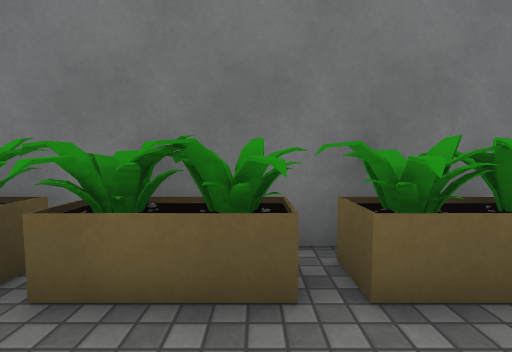
[1] (above)

12 first-person views from a walk through a 3-D level made in the Unity game engine. The camera is 1.2 m above the floor, tilts 4° down and sees 85° across. The floor is counted in squares, 1 m on a side. Each view is taken from the middle of a square. On the plan, view 1 faces up. The plan holds only what a view shows up to about 13 squares ahead; the rest is blank. The place goes on beyond the plan. The player character is not drawn. Door leaves are left out, so doorways stand open. Surface patterns are stand-ins for the level's own textures.

[2]
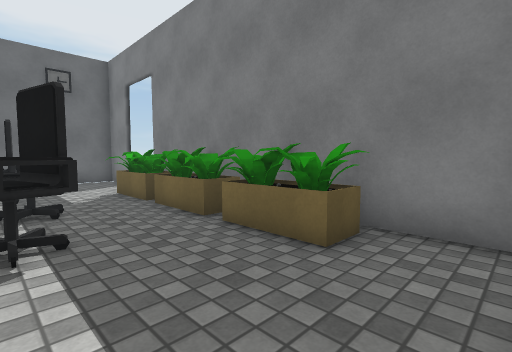

[3]
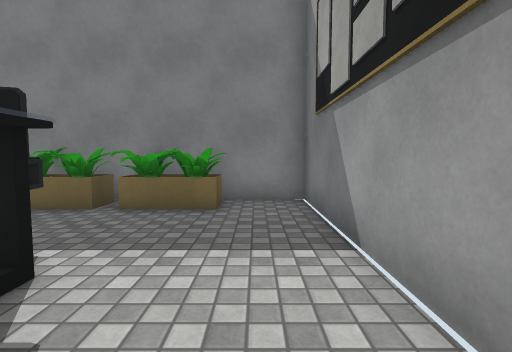

[4]
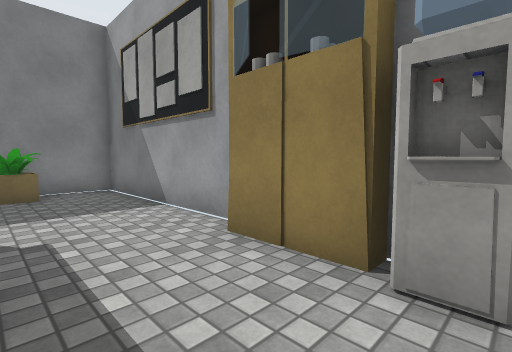

[5]
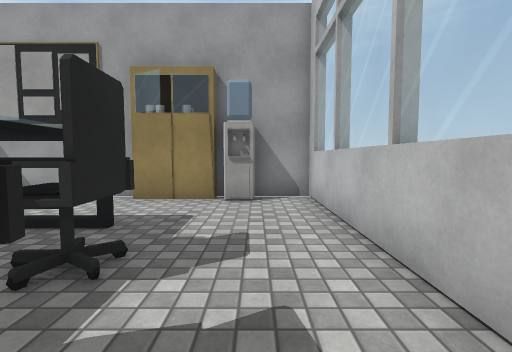

[6]
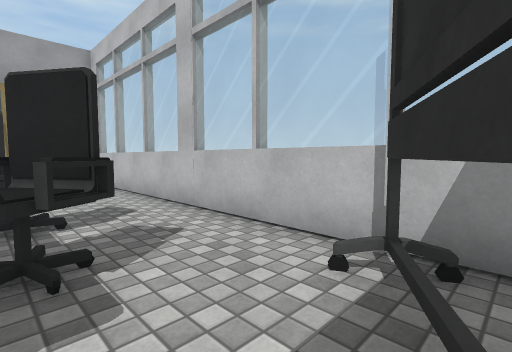

[7]
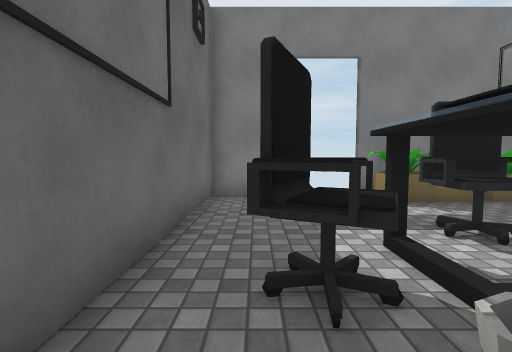

[8]
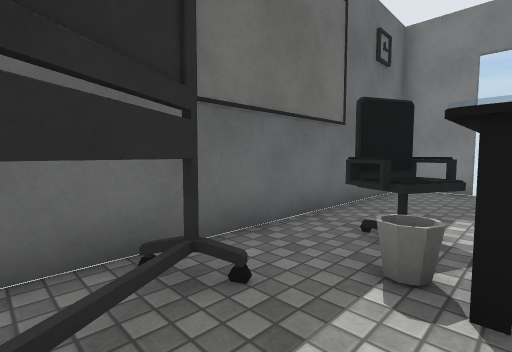

[9]
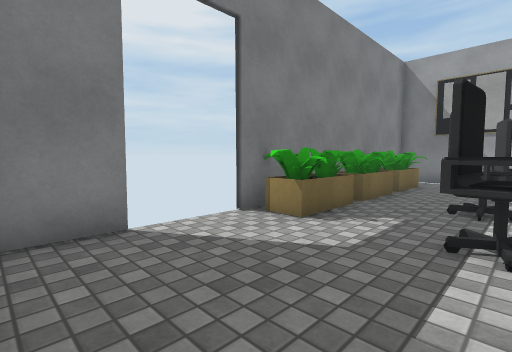

[10]
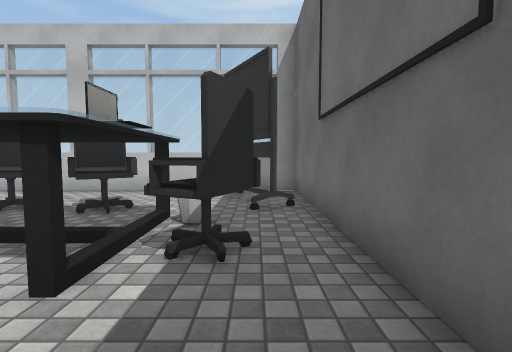

[11]
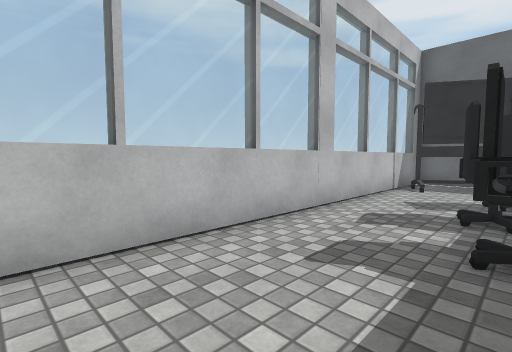

[12]
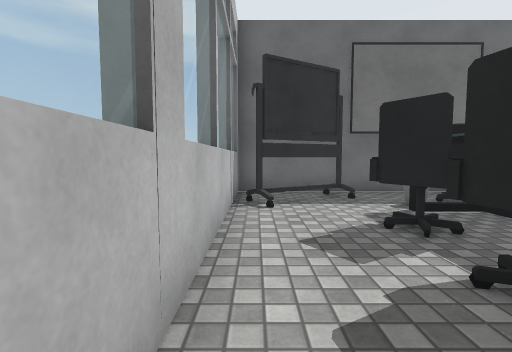

### Floor plan
Key: @ floor where view 1 was taken; # wall or solid block; . floor; D open door; = window, fence, low wall or low ledge; ^ raised ledge; P plant; C chair; T thing the floor can be seen under or through; L laptop.
Columns run from 10 left of view 1 to 6 right of it. Each row starts with its distance up from view 1.
  4 ###DDD###########
  3 #.....PPPPPPPP..#
  2 #.....PP.PP.P...#
  1 #...............#
  0 #....C..CC@C....#
 -1 #...=CC^CCCC^...#
 -2 #..C=       ^...#
 -3 #.CCL^      ^...#
 -4 #..#=^    ^ ^..##
 -5 #....CCCC.C....#
 -6 #.T..C.CC......#
 -7 #..T...........##
 -8 #..#............#
 -9 #################

Positions as (right, up) in squares from view 1, and headings:
1: (0, 0), facing up
2: (5, -1), facing up-left
3: (4, -4), facing up
4: (2, -7), facing up-right
5: (-3, -7), facing right
6: (-8, -5), facing down-right
7: (-8, -5), facing up
8: (-6, -7), facing up-left
9: (-9, -1), facing up-right
10: (-8, 1), facing down
11: (4, -5), facing down-left
12: (0, -8), facing left
